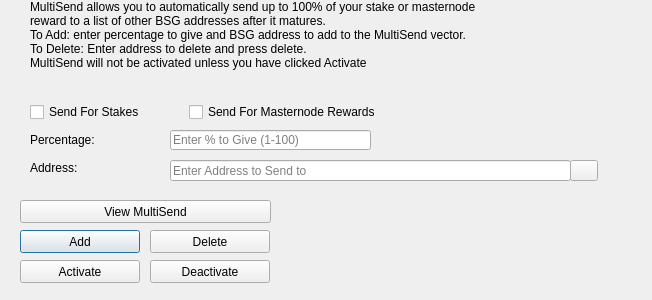
<?xml version="1.0" encoding="UTF-8"?>
<ui version="4.0">
 <class>MultiSendDialog</class>
 <widget class="QDialog" name="MultiSendDialog">
  <property name="windowModality">
   <enum>Qt::NonModal</enum>
  </property>
  <property name="geometry">
   <rect>
    <x>0</x>
    <y>0</y>
    <width>652</width>
    <height>300</height>
   </rect>
  </property>
  <property name="windowTitle">
   <string>MultiSend</string>
  </property>
  <widget class="QLineEdit" name="multiSendPercentEdit">
   <property name="geometry">
    <rect>
     <x>170</x>
     <y>130</y>
     <width>201</width>
     <height>20</height>
    </rect>
   </property>
   <property name="toolTip">
    <string>Enter whole numbers 1 - 100</string>
   </property>
   <property name="placeholderText">
    <string>Enter % to Give (1-100)</string>
   </property>
  </widget>
  <widget class="QLineEdit" name="multiSendAddressEdit">
   <property name="geometry">
    <rect>
     <x>170</x>
     <y>160</y>
     <width>401</width>
     <height>21</height>
    </rect>
   </property>
   <property name="toolTip">
    <string/>
   </property>
   <property name="placeholderText">
    <string>Enter Address to Send to</string>
   </property>
  </widget>
  <widget class="QLabel" name="label_2">
   <property name="geometry">
    <rect>
     <x>30</x>
     <y>0</y>
     <width>451</width>
     <height>121</height>
    </rect>
   </property>
   <property name="lineWidth">
    <number>1</number>
   </property>
   <property name="text">
    <string>MultiSend allows you to automatically send up to 100% of your stake or masternode reward to a list of other BSG addresses after it matures.
To Add: enter percentage to give and BSG address to add to the MultiSend vector.
To Delete: Enter address to delete and press delete.
MultiSend will not be activated unless you have clicked Activate</string>
   </property>
   <property name="alignment">
    <set>Qt::AlignLeading|Qt::AlignLeft|Qt::AlignTop</set>
   </property>
   <property name="wordWrap">
    <bool>true</bool>
   </property>
  </widget>
  <widget class="QLabel" name="message">
   <property name="geometry">
    <rect>
     <x>290</x>
     <y>200</y>
     <width>351</width>
     <height>91</height>
    </rect>
   </property>
   <property name="text">
    <string/>
   </property>
  </widget>
  <widget class="QPushButton" name="addButton">
   <property name="geometry">
    <rect>
     <x>20</x>
     <y>230</y>
     <width>120</width>
     <height>23</height>
    </rect>
   </property>
   <property name="toolTip">
    <string/>
   </property>
   <property name="statusTip">
    <string>Add to MultiSend Vector</string>
   </property>
   <property name="text">
    <string>Add</string>
   </property>
  </widget>
  <widget class="QPushButton" name="disableButton">
   <property name="geometry">
    <rect>
     <x>150</x>
     <y>260</y>
     <width>120</width>
     <height>23</height>
    </rect>
   </property>
   <property name="statusTip">
    <string>Deactivate MultiSend</string>
   </property>
   <property name="text">
    <string>Deactivate</string>
   </property>
  </widget>
  <widget class="QPushButton" name="addressBookButton">
   <property name="geometry">
    <rect>
     <x>570</x>
     <y>160</y>
     <width>28</width>
     <height>21</height>
    </rect>
   </property>
   <property name="toolTip">
    <string>Choose an address from the address book</string>
   </property>
   <property name="text">
    <string/>
   </property>
   <property name="icon">
    <iconset resource="../blowsbig.qrc">
     <normaloff>:/icons/address-book</normaloff>:/icons/address-book</iconset>
   </property>
   <property name="shortcut">
    <string>Alt+A</string>
   </property>
   <property name="autoDefault">
    <bool>false</bool>
   </property>
  </widget>
  <widget class="QLabel" name="label">
   <property name="geometry">
    <rect>
     <x>30</x>
     <y>130</y>
     <width>121</width>
     <height>20</height>
    </rect>
   </property>
   <property name="toolTip">
    <string>Percentage of stake to send</string>
   </property>
   <property name="text">
    <string>Percentage:</string>
   </property>
  </widget>
  <widget class="QLabel" name="label_5">
   <property name="geometry">
    <rect>
     <x>30</x>
     <y>160</y>
     <width>111</width>
     <height>16</height>
    </rect>
   </property>
   <property name="toolTip">
    <string>Address to send portion of stake to</string>
   </property>
   <property name="text">
    <string>Address:</string>
   </property>
  </widget>
  <widget class="QPushButton" name="deleteButton">
   <property name="geometry">
    <rect>
     <x>150</x>
     <y>230</y>
     <width>120</width>
     <height>23</height>
    </rect>
   </property>
   <property name="toolTip">
    <string/>
   </property>
   <property name="statusTip">
    <string>Delete Address From MultiSend Vector</string>
   </property>
   <property name="text">
    <string>Delete</string>
   </property>
  </widget>
  <widget class="QPushButton" name="activateButton">
   <property name="geometry">
    <rect>
     <x>20</x>
     <y>260</y>
     <width>120</width>
     <height>23</height>
    </rect>
   </property>
   <property name="statusTip">
    <string>Activate MultiSend</string>
   </property>
   <property name="text">
    <string>Activate</string>
   </property>
  </widget>
  <widget class="QPushButton" name="viewButton">
   <property name="geometry">
    <rect>
     <x>20</x>
     <y>200</y>
     <width>251</width>
     <height>23</height>
    </rect>
   </property>
   <property name="toolTip">
    <string/>
   </property>
   <property name="statusTip">
    <string>View MultiSend Vector</string>
   </property>
   <property name="text">
    <string>View MultiSend</string>
   </property>
  </widget>
  <widget class="QWidget" name="horizontalLayoutWidget">
   <property name="geometry">
    <rect>
     <x>30</x>
     <y>100</y>
     <width>351</width>
     <height>24</height>
    </rect>
   </property>
   <layout class="QHBoxLayout" name="horizontalLayout">
    <item>
     <widget class="QCheckBox" name="multiSendStakeCheckBox">
      <property name="text">
       <string>Send For Stakes</string>
      </property>
     </widget>
    </item>
    <item>
     <widget class="QCheckBox" name="multiSendMasternodeCheckBox">
      <property name="text">
       <string>Send For Masternode Rewards</string>
      </property>
     </widget>
    </item>
   </layout>
  </widget>
 </widget>
 <resources>
  <include location="../blowsbig.qrc"/>
 </resources>
 <connections/>
</ui>
